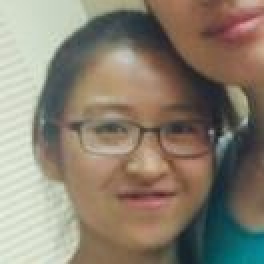
#> input picture face/23577.jpg, 132 x 132 px (shown 2 times larger)
$ python FocusMask.py   (Python 2 division)
#> lines starting #> are read from the running program, lines starting #| are printed output that depends on the picture; after the words box and inside, x2 and y2 are one past the last pixel; in counts of white or black regions, pixels touching at a corner belong together
#> the answer given: face/23577.jpg
#> further down, img is the input picture: shape (132, 132, 3); mean B, G, R 111.9, 127.2, 137.2
### main.py
#!/usr/bin/env python
# -*- coding: utf-8 -*-
__author__ = 'Will Brennan'

# built-in modules
import logging
import argparse
# Standard modules
import cv2
import numpy
# Custom modules
import scripts
import FocusMask

logger = logging.getLogger('main')


def evaluate(img_col, args):
    numpy.seterr(all='ignore')
    assert isinstance(img_col, numpy.ndarray), 'img_col must be a numpy array'
    assert img_col.ndim == 3, 'img_col must be a color image ({0} dimensions currently)'.format(img_col.ndim)
    assert isinstance(args, argparse.Namespace), 'args must be of type argparse.Namespace not {0}'.format(type(args))
    img_gry = cv2.cvtColor(img_col, cv2.COLOR_RGB2GRAY)
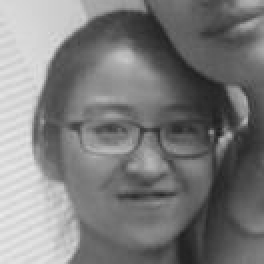
#> img_gry: shape (132, 132) (shown 2 times larger); min 29, max 235, mean 123.7
    rows, cols = img_gry.shape
#> rows = 132; cols = 132
    crow, ccol = rows/2, cols/2
#> crow = 66; ccol = 66
    f = numpy.fft.fft2(img_gry)
    fshift = numpy.fft.fftshift(f)
    fshift[crow-75:crow+75, ccol-75:ccol+75] = 0
    f_ishift = numpy.fft.ifftshift(fshift)
    img_fft = numpy.fft.ifft2(f_ishift)
    img_fft = 20*numpy.log(numpy.abs(img_fft))
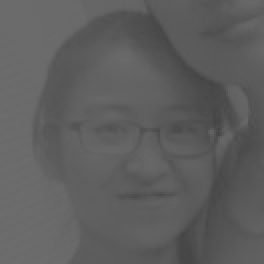
#> img_fft: shape (132, 132) float64 (shown 2 times larger); min 67.34, max 109.2, mean 94.4
    if args.display and not args.testing:
        cv2.destroyAllWindows()
        scripts.display('img_fft', img_fft)
        scripts.display('img_col', img_col)
        cv2.waitKey(0)
    result = numpy.mean(img_fft)
#> result = 94.38
    return img_fft, result, result < args.thresh


def blur_detector(img_col, thresh=10, mask=False):
    assert isinstance(img_col, numpy.ndarray), 'img_col must be a numpy array'
    assert img_col.ndim == 3, 'img_col must be a color image ({0} dimensions currently)'.format(img_col.ndim)
    args = scripts.gen_args()
    args.thresh = thresh
    if mask:
        return FocusMask.blur_mask(img)
    else:
        return evaluate(img_col=img_col, args=args)


# [50 lines that do not run on import are left out]

### scripts.py
#!/usr/bin/env python
# -*- coding: utf-8 -*-
__author__ = 'Will Brennan'


# Built-in Modules
import os
import argparse
import logging
# Standard Modules
import cv2
import numpy
# Custom Modules

logger = logging.getLogger('main')


# [23 lines left out: function get_logger, not called in this run]


def get_args(default=None, args_string=''):
    """
    :param default: dictionary of default arguments with keys as `dest`
    :return: command line arguments
    """
    if not default:
        default = {}
    parser = argparse.ArgumentParser(description=__doc__)
    parser.add_argument('image_paths', type=str, nargs='+', help="Filepath for input images or folder containing images")
    parser.add_argument('-p', '--superpixel', dest='superpixel', action='store_true', help='generate blur estimation for superpixels')
    parser.add_argument('-r', '--thresh', dest='thresh', default=10, type=str, help='threshold for deciding if blurry (between 0 & 1)')
    parser.add_argument('-m', '--mask', dest='mask', action='store_true', help='Conduct SLIC Segmentation to generate focus mask')
    parser.add_argument('-d', '--display', dest='display', action='store_true', help='display image steps')
    parser.add_argument('-e', '--debug', dest='debug', action='store_true', help='set logger to debug')
    parser.add_argument('-q', '--quite', dest='quite', action='store_true', help='silence the logger')
    parser.add_argument('-s', '--save', dest='save', action='store_true', help='save blur masks')
    parser.add_argument('-t', '--testing', dest='testing', action='store_true', help='enable testing method')
    if args_string:
        args_string = args_string.split(' ')
        args = parser.parse_args(args_string)
    else:
        args = parser.parse_args()
    return args


def gen_args():
    return get_args(args_string='USED_GEN_ARGS')


# [32 lines left out: functions find_images, xfind_images, display, not called in this run]

### FocusMask.py
#!/usr/bin/env python
# -*- coding: utf-8 -*-
__author__ = 'Will Brennan'

# built-in modules
import logging
# Standard modules
import cv2
import numpy
import skimage
import skimage.measure
import skimage.segmentation
# Custom modules
import main
import scripts

logger = logging.getLogger('main')


# [70 lines left out: functions get_masks, blur_mask_old, morphology, remove_border, blur_mask, not called in this run]


if __name__ == '__main__':
    img_path = raw_input("Please Enter Image Path: ")
    img = cv2.imread(img_path)
    msk, val = blur_mask(img)
#> in blur_mask, `msk, val, blurry = main.blur_detector(img)`: blurry = False
#> in blur_mask, `msk = cv2.convertScaleAbs(255-(255*msk/numpy.max(msk)))`:
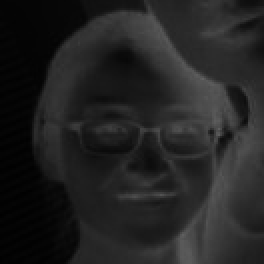
#> msk: shape (132, 132) (shown 2 times larger); min 0, max 98, mean 34.6
#> in blur_mask, `msk[msk < 50] = 0`:
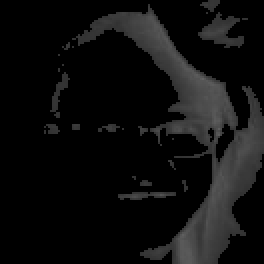
#> msk: shape (132, 132) (shown 2 times larger); min 0, max 98, mean 14.4
#> in remove_border, `msk[:, w-dw:] = 255`:
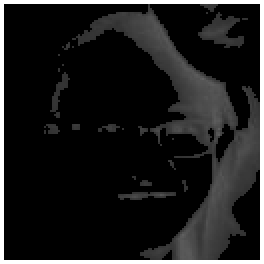
#> msk: shape (132, 132) (shown 2 times larger); min 0, max 255, mean 29.2
#> in morphology, `msk = cv2.erode(msk, kernel, iterations=1)`:
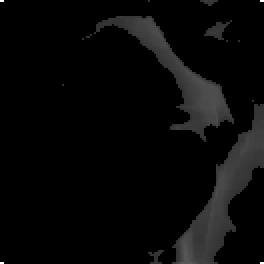
#> msk: shape (132, 132) (shown 2 times larger); min 0, max 255, mean 8.5
#> in morphology, `msk[msk < 128] = 0`:
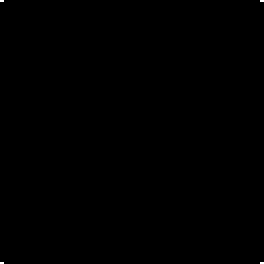
#> msk: shape (132, 132) (shown 2 times larger); 0.05% white in thin lines or dots
#> in blur_mask, `result = numpy.sum(msk)/(255.0*msk.size)`: result = 0.000459
#> (the run stopped early here; a loop or call above may not have finished)

$ run again, on face/23579.jpg
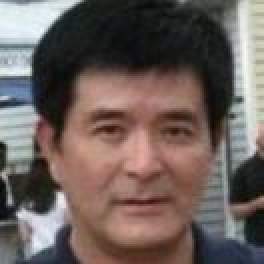
#> input picture face/23579.jpg, 132 x 132 px (shown 2 times larger)
#> img is the input picture: shape (132, 132, 3); mean B, G, R 91.2, 95.6, 108.6
#> in evaluate, `img_fft = 20*numpy.log(numpy.abs(img_fft))`:
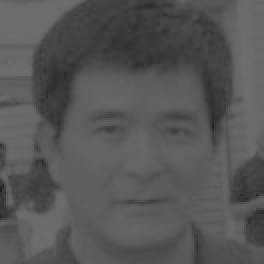
#> img_fft: shape (132, 132) float64 (shown 2 times larger); min 28.14, max 110.4, mean 86.1
#> in evaluate, `result = numpy.mean(img_fft)`: result = 86.13
#> blurry = False
#> in morphology, `msk = cv2.erode(msk, kernel, iterations=1)`:
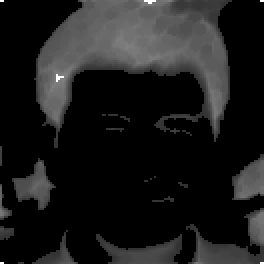
#> msk: shape (132, 132) (shown 2 times larger); min 0, max 255, mean 27.7
#> in blur_mask, `result = numpy.sum(msk)/(255.0*msk.size)`: result = 0.00138

$ run again, on face/23581.jpg
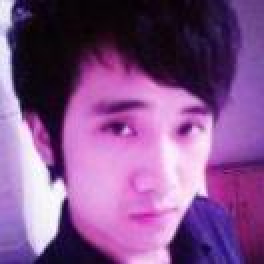
#> input picture face/23581.jpg, 132 x 132 px (shown 2 times larger)
#> img is the input picture: shape (132, 132, 3); mean B, G, R 139.1, 81.6, 131.3
#> in evaluate, `img_fft = 20*numpy.log(numpy.abs(img_fft))`:
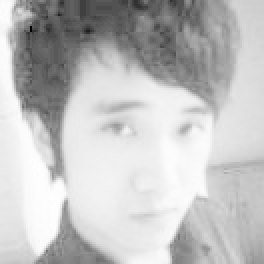
#> img_fft: shape (132, 132) float64 (shown 2 times larger); min -0.119, max 110.8, mean 83.9; drawn with min black and max white
#> in evaluate, `result = numpy.mean(img_fft)`: result = 83.85
#> blurry = False
#> in morphology, `msk[msk < 128] = 0`:
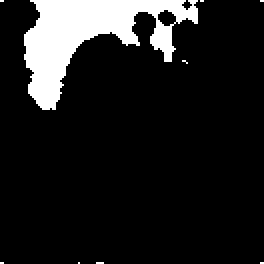
#> msk: shape (132, 132) (shown 2 times larger); 11.8% white; 9 white regions (8 under 20 px), largest, box (x1, y1, x2, y2) and area: (12, 0, 99, 55) 2036
#> in blur_mask, `result = numpy.sum(msk)/(255.0*msk.size)`: result = 0.118

$ run again, on face/23582.jpg
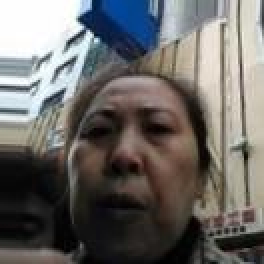
#> input picture face/23582.jpg, 132 x 132 px (shown 2 times larger)
#> img is the input picture: shape (132, 132, 3); mean B, G, R 103.2, 105.8, 108.1
#> in evaluate, `result = numpy.mean(img_fft)`: result = 85.14
#> blurry = False
#> in morphology, `msk[msk < 128] = 0`:
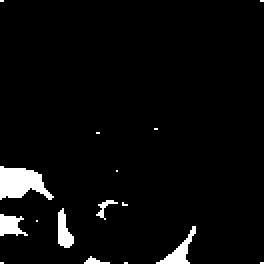
#> msk: shape (132, 132) (shown 2 times larger); 3.9% white; 16 white regions (10 under 20 px), largest, box (x1, y1, x2, y2) and area: (0, 83, 27, 100) 294, (78, 113, 98, 132) 117, (0, 107, 14, 118) 99, (29, 104, 37, 124) 98, (48, 100, 59, 110) 33, (42, 128, 55, 132) 25
#> in blur_mask, `result = numpy.sum(msk)/(255.0*msk.size)`: result = 0.0394
